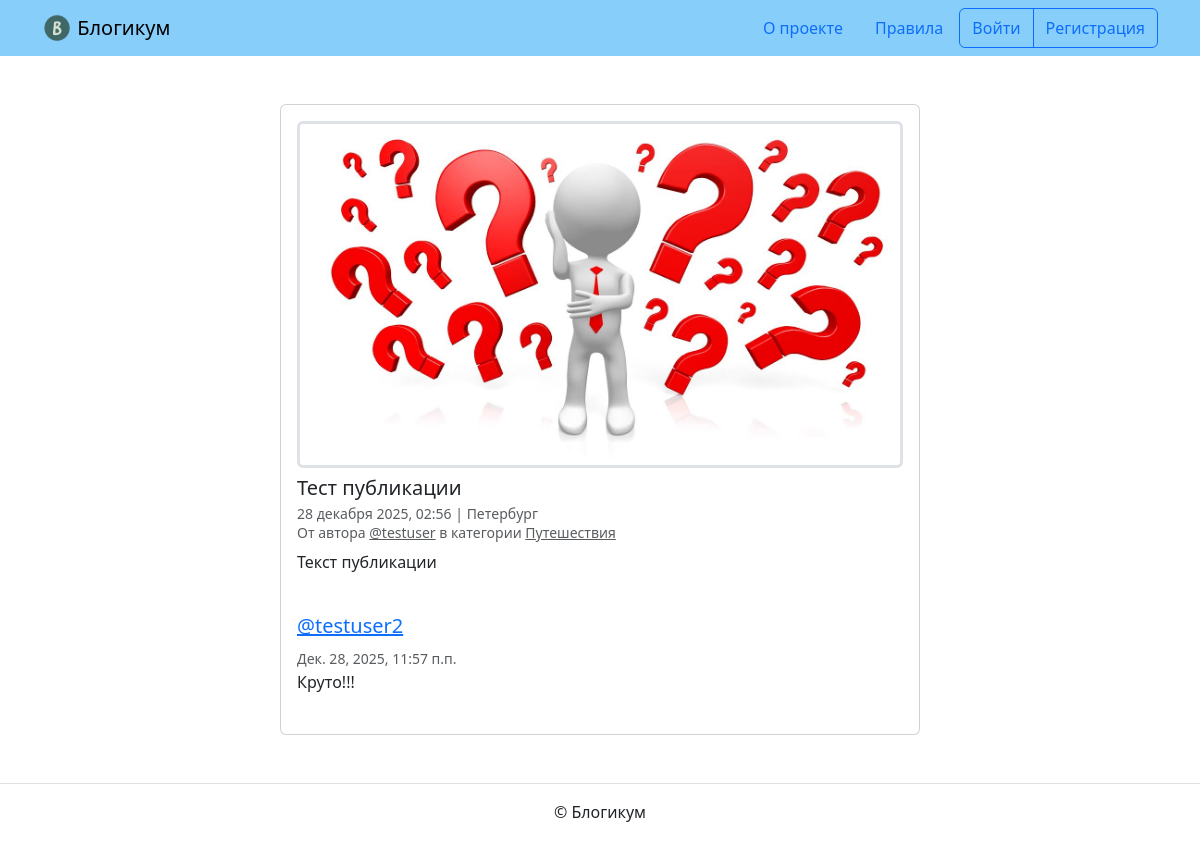
Screenshot of /posts/42/ with the database file from the repository.
### blog/models.py (models this page shows, shortened)
class PublishedModel(models.Model):
    is_published = models.BooleanField(
        default=True,
        verbose_name='Опубликовано',
        help_text='Снимите галочку, чтобы скрыть публикацию.'
    )
    created_at = models.DateTimeField(
        auto_now_add=True,
        verbose_name='Добавлено'
    )
    class Meta:
        abstract = True

class Post(PublishedModel):
    title = models.CharField(
        max_length=256,
        verbose_name='Заголовок'
    )
    text = models.TextField(
        verbose_name='Текст'
    )
    pub_date = models.DateTimeField(
        verbose_name='Дата и время публикации',
        help_text=(
            'Если установить дату и время в будущем — можно делать '
            'отложенные публикации.'
        )
    )
    author = models.ForeignKey(
        User,
        on_delete=models.CASCADE,
        verbose_name='Автор публикации',
        related_name='posts'
    )
    location = models.ForeignKey(
        'Location',
        on_delete=models.SET_NULL,
        null=True,
        blank=True,
        verbose_name='Местоположение',
        related_name='posts'
    )
    category = models.ForeignKey(
        'Category',
        on_delete=models.SET_NULL,
        null=True,
        verbose_name='Категория',
        related_name='posts'
    )
    image = models.ImageField(
        upload_to='posts',
        blank=True,
        verbose_name='Фото',
        help_text='Загрузите фото'
    )
    class Meta:
        verbose_name = 'публикация'
        verbose_name_plural = 'Публикации'
        ordering = ('-pub_date',)

class Location(PublishedModel):
    name = models.CharField(
        max_length=256,
        verbose_name='Название места'
    )
    class Meta:
        verbose_name = 'местоположение'
        verbose_name_plural = 'Местоположения'

class Category(PublishedModel):
    title = models.CharField(
        max_length=256,
        verbose_name='Заголовок'
    )
    description = models.TextField(
        verbose_name='Описание'
    )
    slug = models.SlugField(
        unique=True,
        verbose_name='Идентификатор',
        help_text=(
            'Идентификатор страницы для URL; разрешены символы латиницы, '
            'цифры, дефис и подчёркивание.'
        )
    )
    class Meta:
        verbose_name = 'категория'
        verbose_name_plural = 'Категории'

class Comment(models.Model):
    text = models.TextField(
        verbose_name='Текст комментария'
    )
    post = models.ForeignKey(
        Post,
        on_delete=models.CASCADE,
        verbose_name='Публикация',
        related_name='comments'
    )
    author = models.ForeignKey(
        User,
        on_delete=models.CASCADE,
        verbose_name='Автор комментария',
        related_name='comments'
    )
    created_at = models.DateTimeField(
        auto_now_add=True,
        verbose_name='Добавлено'
    )
    class Meta:
        verbose_name = 'комментарий'
        verbose_name_plural = 'Комментарии'
        ordering = ('created_at',)

### blog/views.py (the view)
# urls.py: path('posts/<int:id>/', views.post_detail, name='post_detail'),
def post_detail(request, id):
    post = get_object_or_404(
        Post.objects.select_related('category', 'location', 'author'),
        pk=id
    )
    is_author = request.user == post.author
    if not is_author:
        if (not post.is_published or
            post.pub_date > timezone.now() or
            (post.category and not post.category.is_published)):
            return redirect('blog:index')
    comments = post.comments.all().order_by('created_at')
    comment_form = CommentForm()
    context = {
        'post': post,
        'comments': comments,
        'form': comment_form,
    }
    return render(request, 'blog/detail.html', context)

### templates/blog/detail.html (shortened to what this page needs)
{% extends "base.html" %}
{% block content %}
  <div class="col d-flex justify-content-center">
    <div class="card" style="width: 40rem;">
      <div class="card-body">
        {% if post.image %}
          <a href="{{ post.image.url }}" target="_blank">
            <img class="border-3 rounded img-fluid img-thumbnail mb-2 mx-auto d-block" src="{{ post.image.url }}">
          </a>
        {% endif %}
        <h5 class="card-title">{{ post.title }}</h5>
        <h6 class="card-subtitle mb-2 text-muted">
          <small>
            {{ post.pub_date|date:"d E Y, H:i" }} | {% if post.location and post.location.is_published %}{{ post.location.name }}{% else %}Планета Земля{% endif %}<br>
            От автора <a class="text-muted" href="{% url 'blog:profile' post.author.username %}">@{{ post.author.username }}</a> в
            категории {% include "includes/category_link.html" %}
          </small>
        </h6>
        <p class="card-text">{{ post.text|linebreaksbr }}</p>
        {% include "includes/comments.html" %}
      </div>
    </div>
  </div>
{% endblock %}

### templates/includes/category_link.html
{% if post.category %}
<a class="text-muted" href="{% url 'blog:category_posts' post.category.slug %}">
  {{ post.category.title }}
</a>
{% else %}
Без категории
{% endif %}

### templates/includes/comments.html (shortened to what this page needs)
{% if user.is_authenticated %}
  {% load django_bootstrap5 %}
{% endif %}
<br>
{% for comment in comments %}
  <div class="media mb-4">
    <div class="media-body">
      <h5 class="mt-0">
        <a href="{% url 'blog:profile' comment.author.username %}" name="comment_{{ comment.id }}">
          @{{ comment.author.username }}
        </a>
      </h5>
      <small class="text-muted">{{ comment.created_at }}</small>
      <br>
      {{ comment.text|linebreaksbr }}
    </div>
  </div>
{% endfor %}

### rows the page displays
Post: image (placeholder picture), title "Тест публикации", pub_date "28 декабря 2025, 02:56", location.name "Петербург", author.username "testuser", category "Путешествия", text "Текст публикации"
Comment: author.username "testuser2", created_at "Дек. 28, 2025, 11:57 п.п.", text "Круто!!!"
